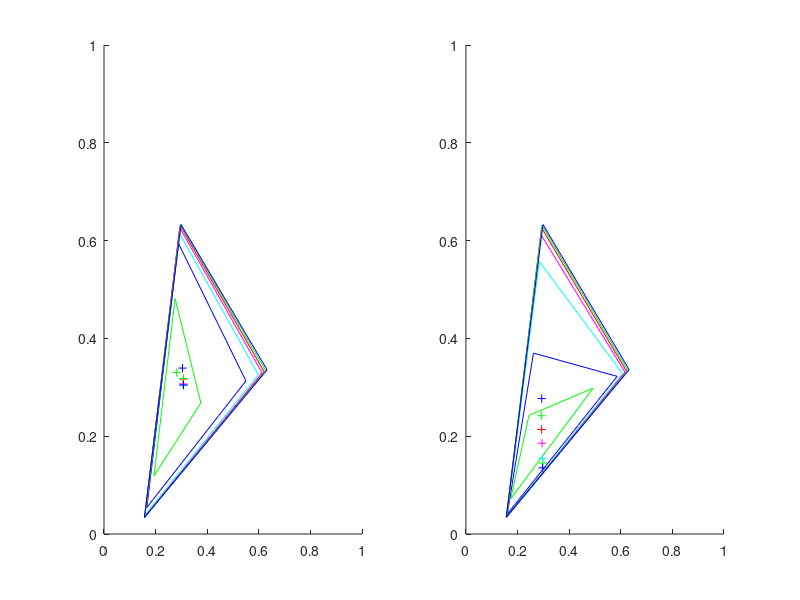

MATLAB code to generate this figure:
load DELL_P2212Hb_2_WICC_10-03-2012_1613.mat

cc = 'rgbcmrgbcm';

clf
subplot(1,2,1)
hold on
for i = [1:7]
x = mea([i*4+1 i*4+2 i*4+3 i*4+1],4);
y = mea([i*4+1 i*4+2 i*4+3 i*4+1],5);
plot(x,y,cc(i+1));
x = mea([i*4+4],4);
y = mea([i*4+4],5);
plot(x,y,[cc(i+1) '+']);
axis([0 1 0 1])
end

load DELL_P2212Hb_2_WOICC_10-03-2012_1608
subplot(1,2,2)
hold on
for i = [1:7]
x = mea([i*4+1 i*4+2 i*4+3 i*4+1],4);
y = mea([i*4+1 i*4+2 i*4+3 i*4+1],5);
plot(x,y,cc(i+1));

x = mea([i*4+4],4);
y = mea([i*4+4],5);
plot(x,y,[cc(i+1) '+']);
axis([0 1 0 1])

end
